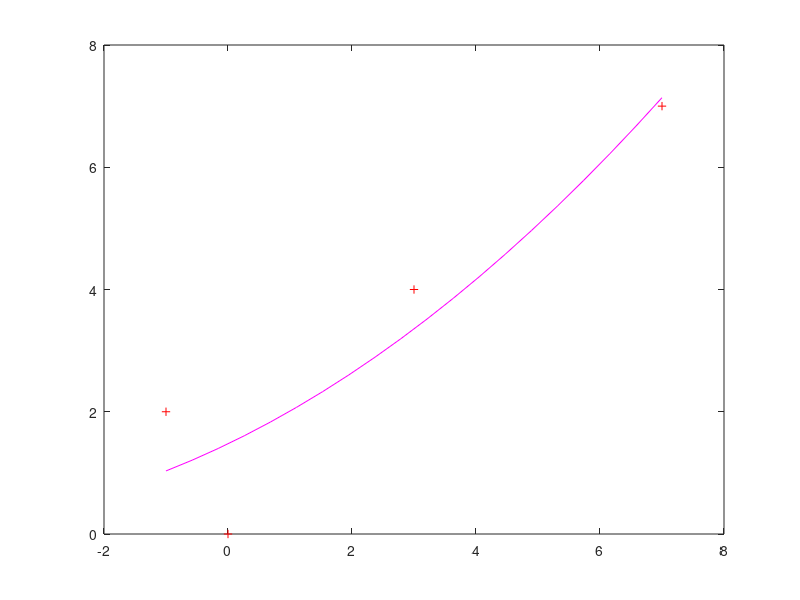

The MATLAB source for this figure:
close all
clear all
 
x=[-1,0,3,7];
y=[2,0,4,7];
 
plot(x,y,'+r')
%Ajuste a polinomio de grado 2
p=polyfit(x,y,2);
x1=linspace(min(x),max(x),20);
y1=polyval(p,x1)
hold on
plot(x1,y1,'m')
